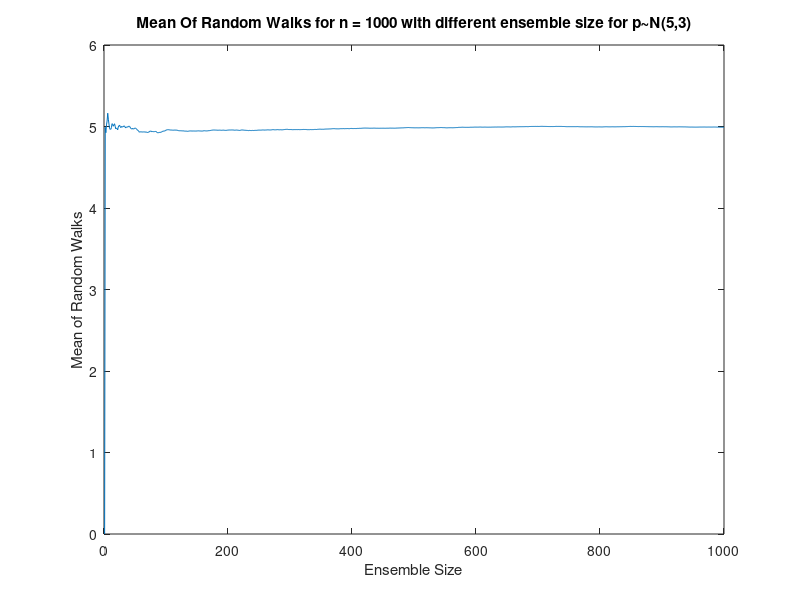
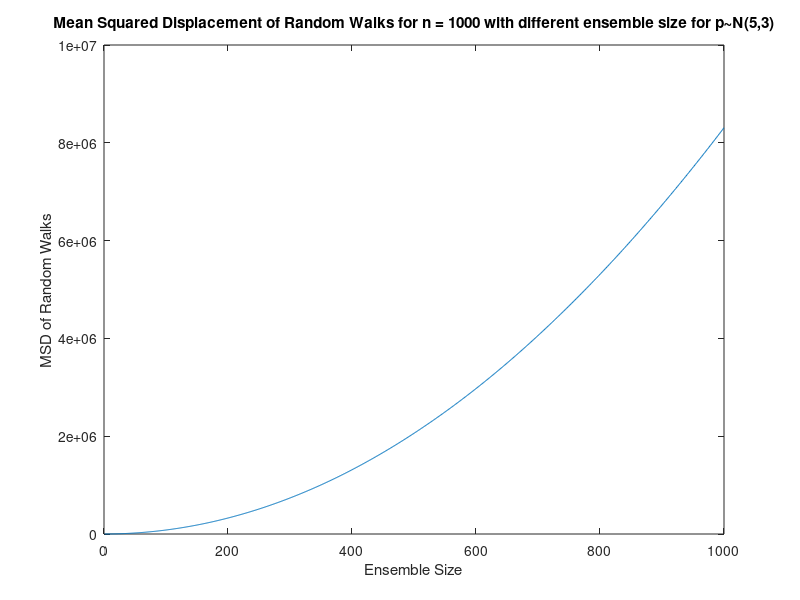

These charts were generated, in order, by the following MATLAB code:
n = 1000;
dt = 1;
x = zeros(1,n);
t = 1:dt:n;
count = 0;
trials = 100;
current_mean = zeros(trials+1,n);
current_msd = zeros(trials+1,n);
temp_mean = 0;
temp_msd = 0;


for j=1:trials
    x = zeros(1,n);
    temp_mean = 0;
    temp_msd = 0;
    for i=2:n
        temp = normrnd(5,3);
        x(i) = x(i-1) + temp;
        current_mean(j,i) = x(i)/(i-1);
        temp_msd = temp_msd + x(i).^2;
        current_msd(j,i) = temp_msd/(i-1);
    end;
end;

current_mean(trials+1,:) = mean(current_mean(1:trials,:));
current_msd(trials+1,:) = mean(current_msd(1:trials,:));


figure(1);
plot(t,current_mean(trials+1,:));
ylabel('Mean of Random Walks');
xlabel('Ensemble Size');

title('Mean Of Random Walks for n = 1000 with different ensemble size for p~N(5,3)');

figure(2);
plot(t,current_msd(trials+1,:));
ylabel('MSD of Random Walks');
xlabel('Ensemble Size');

title('Mean Squared Displacement of Random Walks for n = 1000 with different ensemble size for p~N(5,3)');


